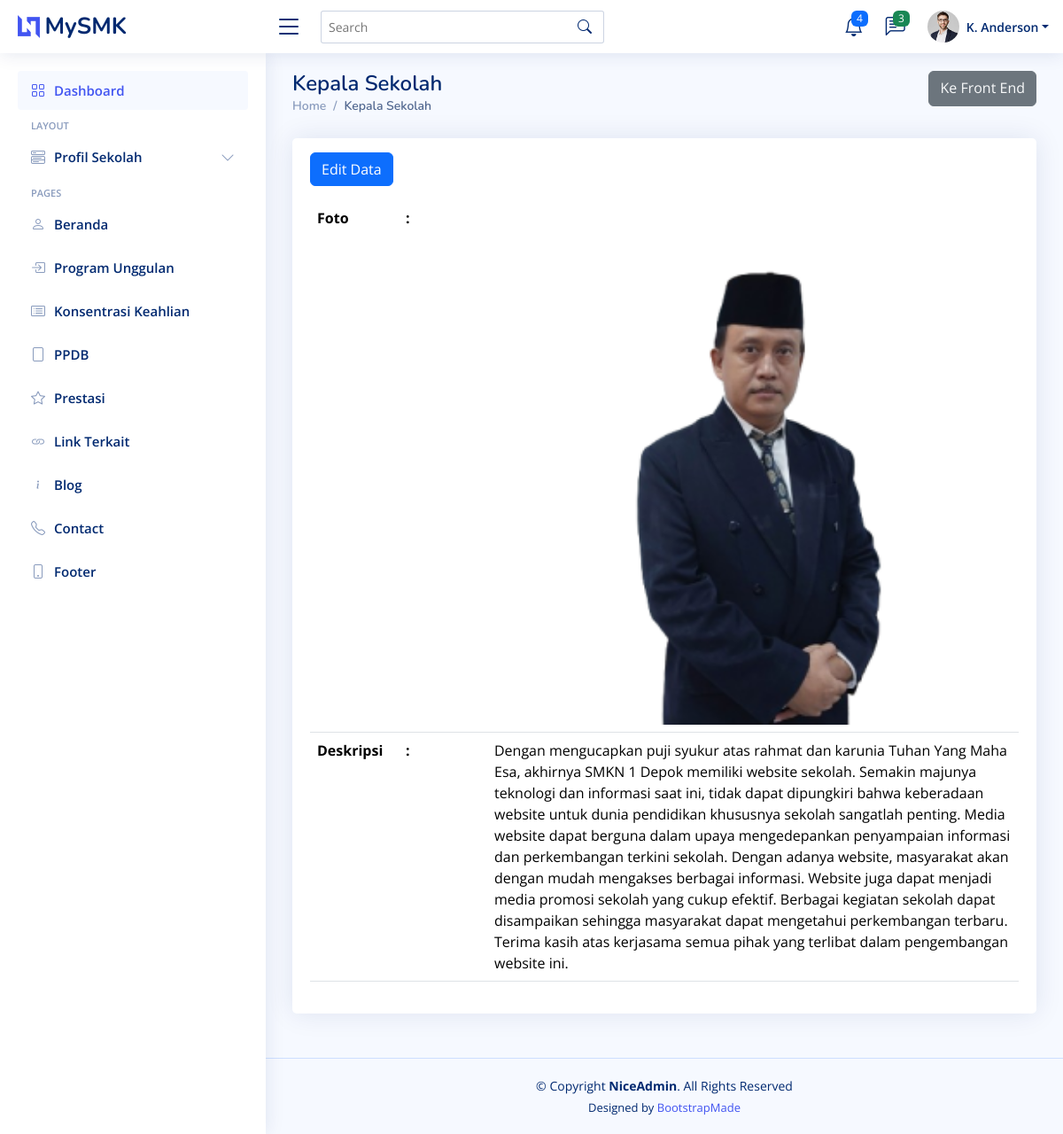
Screenshot of /backend/pages/kepala_sekolah/index.php with the database file from the repository.
### tables this page shows
CREATE TABLE `tb_kepala_sekolah` (
  `id` int(11) NOT NULL,
  `foto` text NOT NULL,
  `deskripsi` text NOT NULL
);

### backend/actions/kepala_sekolah/show_title.php (called while the page is built, shortened)
<?php
$query = "SELECT * FROM `tb_kepala_sekolah` LIMIT 1";
$result = $connect->query($query);
$kepala_sekolah = $result->fetch_object();

### backend/pages/kepala_sekolah/index.php (the view, shortened to what this page needs)
<?php include "../../components/head.php" ?>
<body>
  <?php include "../../components/header.php" ?>
  <?php include "../../components/sidebar.php" ?>
  <?php include "../../components/breadcrumb.php" ?>
  <div class="row">
    <div class="col-12">
      <div class="card">
        <div class="card-body mt-3">
          <div class="mb-3">
            <a href="edit_title.php" class="btn btn-primary">Edit Data</a>
          </div>
          <table class="table">
            <tbody>
              <?php include "../../actions/kepala_sekolah/show_title.php" ?>
              <tr>
                <th style="width: 100px;">Foto</th>
                <th style="width: 100px;">:</thv>
                <td><img src="../../../storages/images/kepala_sekolah/<?= $kepala_sekolah->foto ?>" alt="foto"
                    style="width: 100%;" onerror="this.style.display='none'"></td>
              </tr>
              <tr>
                <th>Deskripsi</th>
                <th style="width: 100px;">:</th>
                <td><?= $kepala_sekolah->deskripsi ?></td>
              </tr>
            </tbody>
          </table>
        </div>
      </div>
    </div>
  </div>
  <?php include "../../components/footer.php" ?>
</body>
<?php include "../../components/end.php" ?>

### backend/templates/assets/css/style.css (style rules this page uses)
:root { scroll-behavior: smooth; }
body { font-family: "Open Sans", sans-serif; background: #f6f9ff; color: #444444; }
a { color: #4154f1; text-decoration: none; }
.card { margin-bottom: 30px; border: none; border-radius: 5px; box-shadow: 0px 0 30px rgba(1, 41, 112, 0.1); }
.card-body { padding: 0 20px 20px 20px; }

### rows the page displays
tb_kepala_sekolah: foto (picture), deskripsi "Dengan mengucapkan puji syukur atas rahmat dan karunia Tuhan Yang Maha Esa, akhirnya SMKN 1 Depok memiliki website sekolah. Semakin majunya teknologi dan informasi saat ini, tidak dapat dipungkiri bahwa keberadaan website untuk dunia pendidikan khususnya sekolah sangatlah penting. Media website dapat berguna dalam upaya mengedepankan penyampaian informasi dan perkembangan terkini sekolah. Dengan adanya website, masyarakat akan dengan mudah mengakses berbagai informasi. Website juga dapat menjadi media promosi sekolah yang cukup efektif. Berbagai kegiatan sekolah dapat disampaikan sehingga masyarakat dapat mengetahui perkembangan terbaru. Terima kasih atas kerjasama semua pihak yang terlibat…"

### other values shown
$title "Kepala Sekolah"
